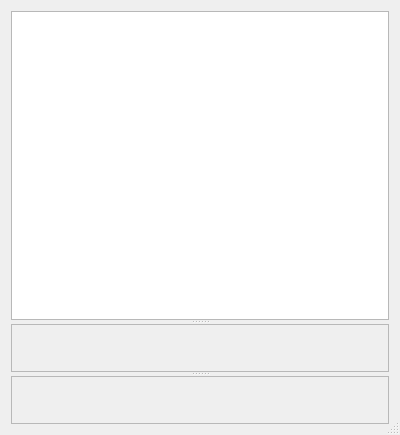
<?xml version="1.0" encoding="UTF-8"?>
<ui version="4.0">
 <class>TQSOEditDlg</class>
 <widget class="QDialog" name="TQSOEditDlg">
  <property name="geometry">
   <rect>
    <x>0</x>
    <y>0</y>
    <width>400</width>
    <height>435</height>
   </rect>
  </property>
  <property name="windowTitle">
   <string>Dialog</string>
  </property>
  <property name="sizeGripEnabled">
   <bool>true</bool>
  </property>
  <layout class="QVBoxLayout" name="verticalLayout">
   <item>
    <widget class="MinosSplitter" name="editSplitter">
     <property name="orientation">
      <enum>Qt::Vertical</enum>
     </property>
     <widget class="QTreeWidget" name="QSOHistoryTree">
      <attribute name="headerVisible">
       <bool>false</bool>
      </attribute>
      <column>
       <property name="text">
        <string notr="true">1</string>
       </property>
      </column>
     </widget>
     <widget class="QSOLogFrame" name="GJVQSOEditFrame">
      <property name="frameShape">
       <enum>QFrame::StyledPanel</enum>
      </property>
      <property name="frameShadow">
       <enum>QFrame::Raised</enum>
      </property>
     </widget>
     <widget class="MatchTreesFrame" name="matchTreesFrame">
      <property name="frameShape">
       <enum>QFrame::StyledPanel</enum>
      </property>
      <property name="frameShadow">
       <enum>QFrame::Raised</enum>
      </property>
     </widget>
    </widget>
   </item>
  </layout>
 </widget>
 <customwidgets>
  <customwidget>
   <class>QSOLogFrame</class>
   <extends>QFrame</extends>
   <header>qsologframe.h</header>
   <container>1</container>
  </customwidget>
  <customwidget>
   <class>MinosSplitter</class>
   <extends>QSplitter</extends>
   <header>minossplitter.h</header>
   <container>1</container>
  </customwidget>
  <customwidget>
   <class>MatchTreesFrame</class>
   <extends>QFrame</extends>
   <header>MatchTreesFrame.h</header>
   <container>1</container>
  </customwidget>
 </customwidgets>
 <resources/>
 <connections/>
</ui>
